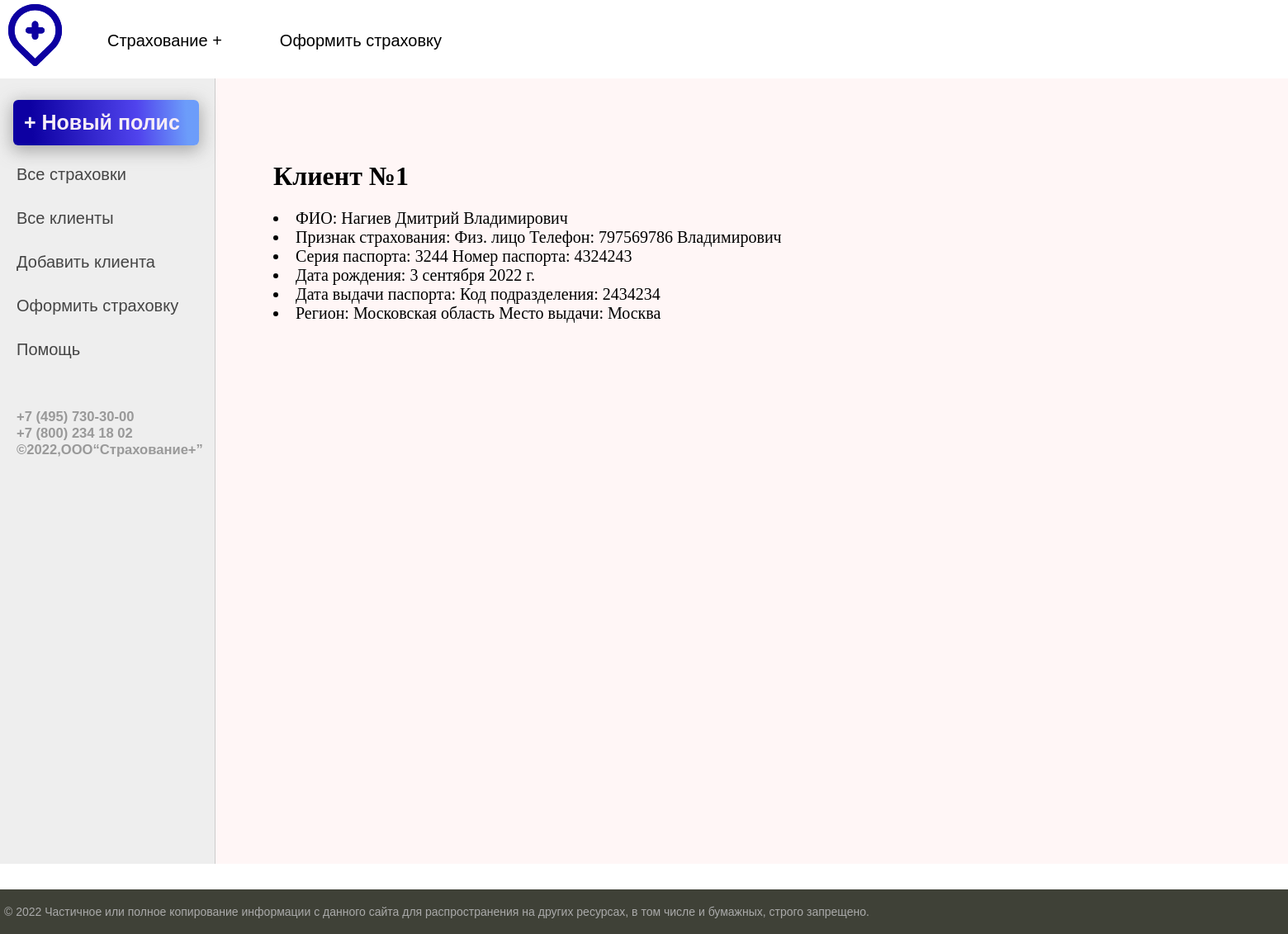
/client/1/, run on the app's committed database.
### insurance95/models.py (models this page shows, shortened)
class clients(models.Model):
    physical_entity = 'Физ. лицо'
    legal_entity = 'Юр. лицо'
    entity_choices = [
        (physical_entity, 'Физическое лицо'),
        (legal_entity, 'Юридическое лицо')
    ]
    client_id = models.BigAutoField(auto_created=True, primary_key=True, serialize=False, verbose_name='client_id')
    photo = models.ImageField(upload_to="photos/%Y/%m/%d/", verbose_name="Фото клиента")
    date_create = models.DateTimeField(auto_now_add=True, verbose_name='Дата создания клиента')
    surname = models.CharField(max_length=35, verbose_name='Фамилия')
    name = models.CharField(max_length=35, verbose_name='Имя')
    patronymic = models.CharField(max_length=35, blank=True, verbose_name='Отчество')
    entity = models.CharField(max_length=35, choices=entity_choices, default=physical_entity,
                              verbose_name='Признак страхования')  # Можно будет включить Тру это сделает выбор между Юр и Физ лицом
    mobile_number = models.IntegerField(verbose_name='Телефон')
    passport = models.OneToOneField('passport_date', on_delete=models.PROTECT, verbose_name='Паспортные данные')
    class Meta:
        verbose_name = 'Клиент'
        verbose_name_plural = 'Клиенты'
        ordering = ['date_create', 'surname', 'name', 'patronymic']

class passport_date(models.Model):
    passport_id = models.BigAutoField(auto_created=True, primary_key=True, serialize=False, verbose_name='passport_id')
    date_create = models.DateTimeField(auto_now_add=True, verbose_name='Дата создания')
    surname = models.CharField(max_length=35, verbose_name='Фамилия')
    name = models.CharField(max_length=35, verbose_name='Имя')
    patronymic = models.CharField(max_length=35, blank=True, verbose_name='Отчество')
    series = models.IntegerField(validators=[MaxValueValidator(9999)], verbose_name='Серия')
    number = models.IntegerField(verbose_name='Номер')
    data_issue = models.DateField(verbose_name='Дата выдачи')
    division_code = models.CharField(max_length=10, verbose_name='Код подразделения')
    issued_by = models.CharField(max_length=255, verbose_name='Выдан')
    date_birth = models.DateField(verbose_name='Дата рождения')
    place_birth = models.CharField(max_length=255, verbose_name='Место рождения')
    region = models.ForeignKey('region', on_delete=models.PROTECT, verbose_name='Регион')
    class Meta:
        verbose_name = 'Паспортные данные'
        verbose_name_plural = 'Паспортные данные'
        ordering = ['surname', 'name', 'patronymic', 'date_birth']

class region(models.Model):
    region_id = models.BigAutoField(auto_created=True, primary_key=True, serialize=False, verbose_name='region_id')
    region_name = models.CharField(max_length=100)
    def __str__(self):
        return self.region_name
    class Meta:
        verbose_name = 'Регион'
        verbose_name_plural = 'Регионы'
        ordering = ['region_id', 'region_name']

### insurance95/views.py (the view)
# urls.py: path('client/<int:client_id>/', show_client, name='client'),
def show_client(request, client_id):
    post = get_object_or_404(clients, client_id=client_id)
    passport_client = get_object_or_404(passport_date, passport_id=client_id)
    context = {
        'post': post,
        'menu': menu,
        'left_menu': left_menu,
        'title': f'Клиент №{post.client_id}',
        'passport_client': passport_client,
    }
    return render(request, 'insurance95/show_client.html', context=context)

### insurance95/templatetags/insurance_tags.py (called while the page is built)
@register.inclusion_tag('insurance95/list_types.html')
def show_types(sort=None, type_selected=0):
    if not sort:
        types = type_insurance.objects.all()
    else:
        types = type_insurance.objects.order_by(sort)
    return {'types': types, 'type_selected': type_selected}

### insurance95/templates/insurance95/show_client.html
{% extends 'insurance95/base.html' %}
{% block content %}
<h1>Клиент №{{post.client_id}}</h1>
<li <h1>ФИО: </h1>{{post.surname}} {{post.name}} {{post.patronymic}} </li>
<li <h1>Признак страхования: </h1>{{post.entity}} Телефон: {{post.mobile_number}} {{post.patronymic}} </li>
<li <h1>Серия паспорта: {{passport_client.series}} Номер паспорта: {{passport_client.number}}</h1>
<li <h1>Дата рождения: {{passport_client.date_birth}} </h1>
<li <h1>Дата выдачи паспорта: {{passport_client.date_issue}} Код подразделения: {{passport_client.division_code}}</h1>
<li <h1>Регион: {{passport_client.region}} Место выдачи: {{passport_client.place_birth}}</h1>
{% endblock %}}

### insurance95/templates/insurance95/base.html (shortened to what this page needs)
{% load static %}
{% load insurance_tags %}
<!DOCTYPE html>
<html>
<head>
	<link type="text/css" href="{% static 'insurance95/css/styles.css' %}" rel="stylesheet" />
</head>
<body>
<table class="table-page" border=0 cellpadding="0" cellspacing="0">
<tr><td valign=top>
{% block mainmenu %}
		<div class="header">
			<ul id="mainmenu" class="mainmenu">
			<li class="logo"><a href="{% url 'home' %}"><div class="logo"></div></a></li>
				<p class="link-new-pol"><a href="{% url 'add_page'  %}"><h3 class="newpol-text">+ Новый полис</h3></a></p>
{% for m in menu %}
	{% if not forloop.last %}
			<li><a href="{% url m.url_name %}">{{m.title}}</a></li>
	{% else %}
			<li class="last"><a href="{% url m.url_name %}">{{m.title}}</a></li>
	{% endif %}
{% endfor %}
			</ul>
		</div>
{% endblock mainmenu %}
<table class="table-content" border=0 cellpadding="0" cellspacing="0">
<tr>
	<td valign="top" class="left-chapters">
	<ul id="leftchapters">
		{% for l in left_menu %}
	{% if not forloop.last %}
			<li><a href="{% url l.url_name %}">{{l.title}}</a></li>
	{% else %}
			<li class="last"><a href="{% url l.url_name %}">{{l.title}}</a></li>
	{% endif %}
{% endfor %}
		<li class="share">
		<p><h5>+7 (495) 730-30-00
			<br />+7 (800) 234 18 02<br>
			©2022,ООО“Страхование+”</h5>
</p>
		</li>
	</ul>
</td>
<td valign="top" class="content">
	<div class="content-text">
{% block content %}
{% endblock %}
	</div>
</td></tr></table>
</td></tr>
<tr><td valign=top>
	<div id="footer">
		<p>&copy; 2022 Частичное или полное копирование информации с данного сайта для распространения на других ресурсах, в том числе и бумажных, строго запрещено.</p>
	</div>
</td></tr></table>
</body>
</html>

### insurance95/static/insurance95/css/styles.css (style rules this page uses)
html, body { font-family: 'Arial'; margin: 0; padding: 0; height: 100%; width: 100%; color: #444; }
a { color: #f7edf7; text-decoration: none; }
p.link-new-pol a { position: absolute; width: 225px; height: 55px; left: 16px; top: 121px; background: linear-gradient(86.43deg, #0D00A2 10.49%, #5043ED 66.58%, rgba(55, 123, 255, 0.71) 92.87%); box-shadow: 0px 5px 20px 2px rgba(103, 103, 103, 0.5); border-radius: 6px; }
.table-page { width: 100%; height: 100%; vertical-align: top; }
.table-page tr { height: 100%; }
.header { background: #ffffff; box-shadow: 0px 4px 30px #b79494; height: 95px; }
.logo { background: url('../images/logo1.png') no-repeat 10px 5px; width: 100px; height: 100px; }
ul.mainmenu { list-style: none; margin: 0; padding: 0; height: 80px; color: #fdc073; font-size: 20px; overflow: hidden; }
ul.mainmenu li { float: left; margin: 18px 40px 0 30px; }
ul.mainmenu li.logo { margin: 0; }
ul.mainmenu li a { color: #000000; text-decoration: none; }
.table-content { position: static; width: 1895px; height: 951px; left: 15px; top: 113px; background: #fff6f6; border-radius: 6px; }
.left-chapters { margin: 0; background: #eee; border-right: 1px solid #ccc; min-height: 100%; }
.left-chapters ul { width: 230px; min-height: 100%; margin: 0; padding: 75px 10px 10px 20px; list-style: none; font-size: 20px; }
.left-chapters ul li { margin: 30px 0 0 0; color: #999; }
.left-chapters ul li a { color: #444; text-decoration: none; }
.left-chapters ul li.share { margin: 60px 0 0 0; }
.left-chapters ul li.share p { margin: 30px 0 30px 0; }
.content { padding: 40px 20px 20px 40px; width: 100%; box-sizing: border-box; }
.content-text { margin: 60px 0 0 30px; color: #000; font-size: 20px; font-family: Yandex Sans Display Light; }
.content-text h1 { font-size: 32px; }
#footer { box-sizing: border-box; background: #3F4137; padding: 5px; color: #aaa; font-size: 14px; font-family: Verdana, Geneva, Arial, Helvetica; text-align: left; overflow: hidden; }

### data on the page
clients: client_id "1", surname "Нагиев", name "Дмитрий", patronymic "Владимирович", entity "Физ. лицо", mobile_number "797569786"
passport_date: series "3244", number "4324243", date_birth "3 сентября 2022 г.", division_code "2434234", region "Московская область", place_birth "Москва"

### other printed values
{{ m.title }} "Страхование +" "Оформить страховку"
{{ l.title }} "Все страховки" "Все клиенты" "Добавить клиента" "Оформить страховку"
{{ l.title }} "Помощь"
